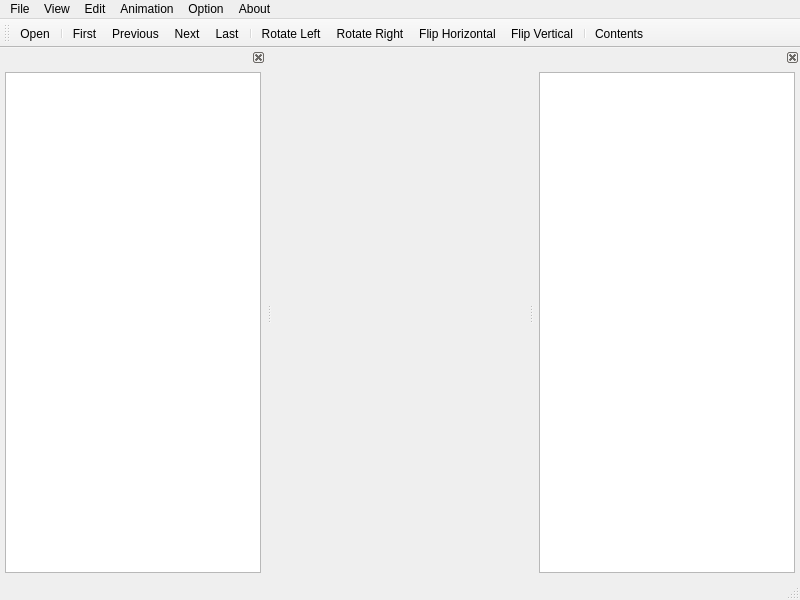
<?xml version="1.0" encoding="UTF-8"?>
<ui version="4.0">
 <class>MainWindow</class>
 <widget class="QMainWindow" name="MainWindow">
  <property name="geometry">
   <rect>
    <x>0</x>
    <y>0</y>
    <width>800</width>
    <height>600</height>
   </rect>
  </property>
  <property name="windowTitle">
   <string>QImageViewer</string>
  </property>
  <widget class="QWidget" name="centralwidget"/>
  <widget class="QMenuBar" name="menubar">
   <property name="geometry">
    <rect>
     <x>0</x>
     <y>0</y>
     <width>800</width>
     <height>30</height>
    </rect>
   </property>
   <widget class="QMenu" name="menuFile">
    <property name="title">
     <string>File</string>
    </property>
    <widget class="QMenu" name="menuHistory">
     <property name="title">
      <string>History</string>
     </property>
     <addaction name="actionClearHistory"/>
     <addaction name="separator"/>
    </widget>
    <addaction name="actionOpen"/>
    <addaction name="actionClose"/>
    <addaction name="separator"/>
    <addaction name="menuHistory"/>
    <addaction name="separator"/>
    <addaction name="actionCopy_To"/>
    <addaction name="separator"/>
    <addaction name="actionPrint_Preview"/>
    <addaction name="actionPrint"/>
    <addaction name="separator"/>
    <addaction name="actionExit"/>
   </widget>
   <widget class="QMenu" name="menuView">
    <property name="title">
     <string>View</string>
    </property>
    <addaction name="actionShow_Contents"/>
    <addaction name="actionImage_Meta_Info"/>
    <addaction name="separator"/>
    <addaction name="actionRefresh"/>
    <addaction name="separator"/>
    <addaction name="actionSlide_Show"/>
    <addaction name="separator"/>
    <addaction name="actionPrevious"/>
    <addaction name="actionNext"/>
    <addaction name="actionFirst"/>
    <addaction name="actionLast"/>
    <addaction name="separator"/>
    <addaction name="actionFit_Page"/>
    <addaction name="actionFit_Width"/>
    <addaction name="actionFit_Height"/>
    <addaction name="separator"/>
    <addaction name="actionRotate_Left"/>
    <addaction name="actionRotate_Right"/>
    <addaction name="actionFlip_Horizontal"/>
    <addaction name="actionFlip_Vertical"/>
    <addaction name="separator"/>
    <addaction name="actionFull_Screen"/>
   </widget>
   <widget class="QMenu" name="menuAnimation">
    <property name="title">
     <string>Animation</string>
    </property>
    <addaction name="actionStop_Animation"/>
    <addaction name="actionPause_Animation"/>
    <addaction name="actionNext_Frame"/>
    <addaction name="actionPrev_Frame"/>
   </widget>
   <widget class="QMenu" name="menuOption">
    <property name="title">
     <string>Option</string>
    </property>
    <addaction name="actionOption"/>
   </widget>
   <widget class="QMenu" name="menuEdit">
    <property name="title">
     <string>Edit</string>
    </property>
    <addaction name="actionCopy"/>
    <addaction name="actionCopy_URL"/>
    <addaction name="actionDelete"/>
   </widget>
   <widget class="QMenu" name="menuAbout">
    <property name="title">
     <string>About</string>
    </property>
    <addaction name="actionAbout"/>
   </widget>
   <addaction name="menuFile"/>
   <addaction name="menuView"/>
   <addaction name="menuEdit"/>
   <addaction name="menuAnimation"/>
   <addaction name="menuOption"/>
   <addaction name="menuAbout"/>
  </widget>
  <widget class="QStatusBar" name="statusbar"/>
  <widget class="QDockWidget" name="dockMetaInfo">
   <property name="floating">
    <bool>false</bool>
   </property>
   <property name="features">
    <set>QDockWidget::DockWidgetFeature::DockWidgetClosable</set>
   </property>
   <property name="allowedAreas">
    <set>Qt::DockWidgetArea::RightDockWidgetArea</set>
   </property>
   <attribute name="dockWidgetArea">
    <number>2</number>
   </attribute>
   <widget class="QWidget" name="dockWidgetContents">
    <layout class="QHBoxLayout" name="horizontalLayout">
     <property name="leftMargin">
      <number>5</number>
     </property>
     <property name="topMargin">
      <number>5</number>
     </property>
     <property name="rightMargin">
      <number>5</number>
     </property>
     <property name="bottomMargin">
      <number>5</number>
     </property>
     <item>
      <widget class="QTreeView" name="imageMetaInfoView"/>
     </item>
    </layout>
   </widget>
  </widget>
  <widget class="QDockWidget" name="dockDir">
   <property name="features">
    <set>QDockWidget::DockWidgetFeature::DockWidgetClosable</set>
   </property>
   <property name="allowedAreas">
    <set>Qt::DockWidgetArea::LeftDockWidgetArea</set>
   </property>
   <attribute name="dockWidgetArea">
    <number>1</number>
   </attribute>
   <widget class="QWidget" name="dockWidgetContents_2">
    <layout class="QHBoxLayout" name="horizontalLayout_2">
     <property name="leftMargin">
      <number>5</number>
     </property>
     <property name="topMargin">
      <number>5</number>
     </property>
     <property name="rightMargin">
      <number>5</number>
     </property>
     <property name="bottomMargin">
      <number>5</number>
     </property>
     <item>
      <widget class="ResizeawareListView" name="dirView">
       <property name="resizeMode">
        <enum>QListView::ResizeMode::Adjust</enum>
       </property>
       <property name="layoutMode">
        <enum>QListView::LayoutMode::Batched</enum>
       </property>
       <property name="spacing">
        <number>7</number>
       </property>
       <property name="viewMode">
        <enum>QListView::ViewMode::IconMode</enum>
       </property>
      </widget>
     </item>
    </layout>
   </widget>
  </widget>
  <widget class="QToolBar" name="toolBar">
   <property name="windowTitle">
    <string>toolBar</string>
   </property>
   <attribute name="toolBarArea">
    <enum>TopToolBarArea</enum>
   </attribute>
   <attribute name="toolBarBreak">
    <bool>false</bool>
   </attribute>
   <addaction name="actionOpen"/>
   <addaction name="separator"/>
   <addaction name="actionFirst"/>
   <addaction name="actionPrevious"/>
   <addaction name="actionNext"/>
   <addaction name="actionLast"/>
   <addaction name="separator"/>
   <addaction name="actionRotate_Left"/>
   <addaction name="actionRotate_Right"/>
   <addaction name="actionFlip_Horizontal"/>
   <addaction name="actionFlip_Vertical"/>
   <addaction name="separator"/>
   <addaction name="actionShow_Contents"/>
  </widget>
  <action name="actionOpen">
   <property name="icon">
    <iconset resource="icons.qrc">
     <normaloff>:/icons/images/noun-open.svg</normaloff>:/icons/images/noun-open.svg</iconset>
   </property>
   <property name="text">
    <string>Open...</string>
   </property>
   <property name="shortcut">
    <string>Ctrl+O</string>
   </property>
  </action>
  <action name="actionClose">
   <property name="text">
    <string>Close</string>
   </property>
  </action>
  <action name="actionExit">
   <property name="icon">
    <iconset resource="icons.qrc">
     <normaloff>:/icons/images/noun-exit.svg</normaloff>:/icons/images/noun-exit.svg</iconset>
   </property>
   <property name="text">
    <string>Exit</string>
   </property>
  </action>
  <action name="actionClearHistory">
   <property name="text">
    <string>Clear History</string>
   </property>
  </action>
  <action name="actionNext">
   <property name="icon">
    <iconset resource="icons.qrc">
     <normaloff>:/icons/images/noun-next.svg</normaloff>
     <disabledoff>:/icons/images/noun-next-disabled.svg</disabledoff>
     <disabledon>:/icons/images/noun-next-disabled.svg</disabledon>:/icons/images/noun-next.svg</iconset>
   </property>
   <property name="text">
    <string>Next</string>
   </property>
   <property name="shortcut">
    <string>PgDown</string>
   </property>
  </action>
  <action name="actionPrevious">
   <property name="icon">
    <iconset resource="icons.qrc">
     <normaloff>:/icons/images/noun-prev.svg</normaloff>
     <disabledoff>:/icons/images/noun-prev-disabled.svg</disabledoff>
     <disabledon>:/icons/images/noun-prev-disabled.svg</disabledon>:/icons/images/noun-prev.svg</iconset>
   </property>
   <property name="text">
    <string>Previous</string>
   </property>
   <property name="shortcut">
    <string>PgUp</string>
   </property>
  </action>
  <action name="actionFirst">
   <property name="icon">
    <iconset resource="icons.qrc">
     <normaloff>:/icons/images/noun-first.svg</normaloff>
     <disabledoff>:/icons/images/noun-first-disabled.svg</disabledoff>
     <disabledon>:/icons/images/noun-first-disabled.svg</disabledon>:/icons/images/noun-first.svg</iconset>
   </property>
   <property name="text">
    <string>First</string>
   </property>
   <property name="shortcut">
    <string>Home</string>
   </property>
  </action>
  <action name="actionLast">
   <property name="icon">
    <iconset resource="icons.qrc">
     <normaloff>:/icons/images/noun-last.svg</normaloff>
     <disabledoff>:/icons/images/noun-last-disabled.svg</disabledoff>
     <disabledon>:/icons/images/noun-last-disabled.svg</disabledon>:/icons/images/noun-last.svg</iconset>
   </property>
   <property name="text">
    <string>Last</string>
   </property>
   <property name="shortcut">
    <string>End</string>
   </property>
  </action>
  <action name="actionRotate_Left">
   <property name="icon">
    <iconset resource="icons.qrc">
     <normaloff>:/icons/images/noun-rotate-left.svg</normaloff>
     <disabledoff>:/icons/images/noun-rotate-left-disabled.svg</disabledoff>
     <disabledon>:/icons/images/noun-rotate-left-disabled.svg</disabledon>:/icons/images/noun-rotate-left.svg</iconset>
   </property>
   <property name="text">
    <string>Rotate Left</string>
   </property>
  </action>
  <action name="actionRotate_Right">
   <property name="icon">
    <iconset resource="icons.qrc">
     <normaloff>:/icons/images/noun-rotate-right.svg</normaloff>
     <disabledoff>:/icons/images/noun-rotate-right-disabled.svg</disabledoff>
     <disabledon>:/icons/images/noun-rotate-right-disabled.svg</disabledon>:/icons/images/noun-rotate-right.svg</iconset>
   </property>
   <property name="text">
    <string>Rotate Right</string>
   </property>
  </action>
  <action name="actionFlip_Horizontal">
   <property name="icon">
    <iconset resource="icons.qrc">
     <normaloff>:/icons/images/noun-flip-horizontal.svg</normaloff>
     <disabledoff>:/icons/images/noun-flip-horizontal-disabled.svg</disabledoff>
     <disabledon>:/icons/images/noun-flip-horizontal-disabled.svg</disabledon>:/icons/images/noun-flip-horizontal.svg</iconset>
   </property>
   <property name="text">
    <string>Flip Horizontal</string>
   </property>
  </action>
  <action name="actionFlip_Vertical">
   <property name="icon">
    <iconset resource="icons.qrc">
     <normaloff>:/icons/images/noun-flip-vertical.svg</normaloff>
     <disabledoff>:/icons/images/noun-flip-vertical-disabled.svg</disabledoff>
     <disabledon>:/icons/images/noun-flip-vertical-disabled.svg</disabledon>:/icons/images/noun-flip-vertical.svg</iconset>
   </property>
   <property name="text">
    <string>Flip Vertical</string>
   </property>
  </action>
  <action name="actionStop_Animation">
   <property name="text">
    <string>Stop</string>
   </property>
  </action>
  <action name="actionPause_Animation">
   <property name="text">
    <string>Play/Pause</string>
   </property>
   <property name="shortcut">
    <string>Space</string>
   </property>
  </action>
  <action name="actionNext_Frame">
   <property name="text">
    <string>Next Frame</string>
   </property>
   <property name="shortcut">
    <string>N</string>
   </property>
  </action>
  <action name="actionPrev_Frame">
   <property name="text">
    <string>Prev Frame</string>
   </property>
   <property name="shortcut">
    <string>P</string>
   </property>
  </action>
  <action name="actionFull_Screen">
   <property name="icon">
    <iconset resource="icons.qrc">
     <normaloff>:/icons/images/noun-screen.svg</normaloff>:/icons/images/noun-screen.svg</iconset>
   </property>
   <property name="text">
    <string>Full Screen</string>
   </property>
   <property name="shortcut">
    <string>F11</string>
   </property>
  </action>
  <action name="actionShow_Contents">
   <property name="checkable">
    <bool>true</bool>
   </property>
   <property name="icon">
    <iconset resource="icons.qrc">
     <normaloff>:/icons/images/noun-folder-contents.svg</normaloff>:/icons/images/noun-folder-contents.svg</iconset>
   </property>
   <property name="text">
    <string>Contents</string>
   </property>
   <property name="toolTip">
    <string>Contents</string>
   </property>
  </action>
  <action name="actionFit_Height">
   <property name="checkable">
    <bool>true</bool>
   </property>
   <property name="icon">
    <iconset resource="icons.qrc">
     <normaloff>:/icons/images/noun-elevator.svg</normaloff>:/icons/images/noun-elevator.svg</iconset>
   </property>
   <property name="text">
    <string>Fit Height</string>
   </property>
   <property name="shortcut">
    <string>Ctrl+H</string>
   </property>
  </action>
  <action name="actionFit_Page">
   <property name="checkable">
    <bool>true</bool>
   </property>
   <property name="icon">
    <iconset resource="icons.qrc">
     <normaloff>:/icons/images/noun-fit-to-screen.svg</normaloff>:/icons/images/noun-fit-to-screen.svg</iconset>
   </property>
   <property name="text">
    <string>Fit Page</string>
   </property>
   <property name="shortcut">
    <string>Ctrl+P</string>
   </property>
  </action>
  <action name="actionFit_Width">
   <property name="checkable">
    <bool>true</bool>
   </property>
   <property name="icon">
    <iconset resource="icons.qrc">
     <normaloff>:/icons/images/noun-fit-width.svg</normaloff>:/icons/images/noun-fit-width.svg</iconset>
   </property>
   <property name="text">
    <string>Fit Width</string>
   </property>
   <property name="shortcut">
    <string>Ctrl+W</string>
   </property>
  </action>
  <action name="actionOption">
   <property name="icon">
    <iconset resource="icons.qrc">
     <normaloff>:/icons/images/noun-options.svg</normaloff>:/icons/images/noun-options.svg</iconset>
   </property>
   <property name="text">
    <string>Option...</string>
   </property>
  </action>
  <action name="actionImage_Meta_Info">
   <property name="checkable">
    <bool>true</bool>
   </property>
   <property name="icon">
    <iconset resource="icons.qrc">
     <normaloff>:/icons/images/noun-image-information.svg</normaloff>:/icons/images/noun-image-information.svg</iconset>
   </property>
   <property name="text">
    <string>Image Meta Info</string>
   </property>
  </action>
  <action name="actionPrint">
   <property name="icon">
    <iconset resource="icons.qrc">
     <normaloff>:/icons/images/noun-print.svg</normaloff>:/icons/images/noun-print.svg</iconset>
   </property>
   <property name="text">
    <string>Print...</string>
   </property>
  </action>
  <action name="actionPrint_Preview">
   <property name="text">
    <string>Print Preview</string>
   </property>
  </action>
  <action name="actionCopy">
   <property name="icon">
    <iconset resource="icons.qrc">
     <normaloff>:/icons/images/noun-copy-image.svg</normaloff>:/icons/images/noun-copy-image.svg</iconset>
   </property>
   <property name="text">
    <string>Copy</string>
   </property>
   <property name="shortcut">
    <string>Ctrl+C</string>
   </property>
  </action>
  <action name="actionCopy_To">
   <property name="icon">
    <iconset resource="icons.qrc">
     <normaloff>:/icons/images/noun-copy.svg</normaloff>:/icons/images/noun-copy.svg</iconset>
   </property>
   <property name="text">
    <string>Copy To...</string>
   </property>
  </action>
  <action name="actionRefresh">
   <property name="icon">
    <iconset resource="icons.qrc">
     <normaloff>:/icons/images/noun-refresh.svg</normaloff>:/icons/images/noun-refresh.svg</iconset>
   </property>
   <property name="text">
    <string>Refresh</string>
   </property>
   <property name="shortcut">
    <string>F5</string>
   </property>
  </action>
  <action name="actionSlide_Show">
   <property name="icon">
    <iconset resource="icons.qrc">
     <normaloff>:/icons/images/noun-slides-show.svg</normaloff>:/icons/images/noun-slides-show.svg</iconset>
   </property>
   <property name="text">
    <string>Slide Show</string>
   </property>
  </action>
  <action name="actionAbout">
   <property name="text">
    <string>About...</string>
   </property>
  </action>
  <action name="actionDelete">
   <property name="text">
    <string>Delete</string>
   </property>
   <property name="shortcut">
    <string>Del</string>
   </property>
  </action>
  <action name="actionCopy_URL">
   <property name="text">
    <string>Copy URL</string>
   </property>
   <property name="menuRole">
    <enum>QAction::MenuRole::NoRole</enum>
   </property>
  </action>
 </widget>
 <customwidgets>
  <customwidget>
   <class>ResizeawareListView</class>
   <extends>QListView</extends>
   <header>widgets/resizeawarelistview.h</header>
  </customwidget>
 </customwidgets>
 <resources>
  <include location="icons.qrc"/>
 </resources>
 <connections/>
</ui>
